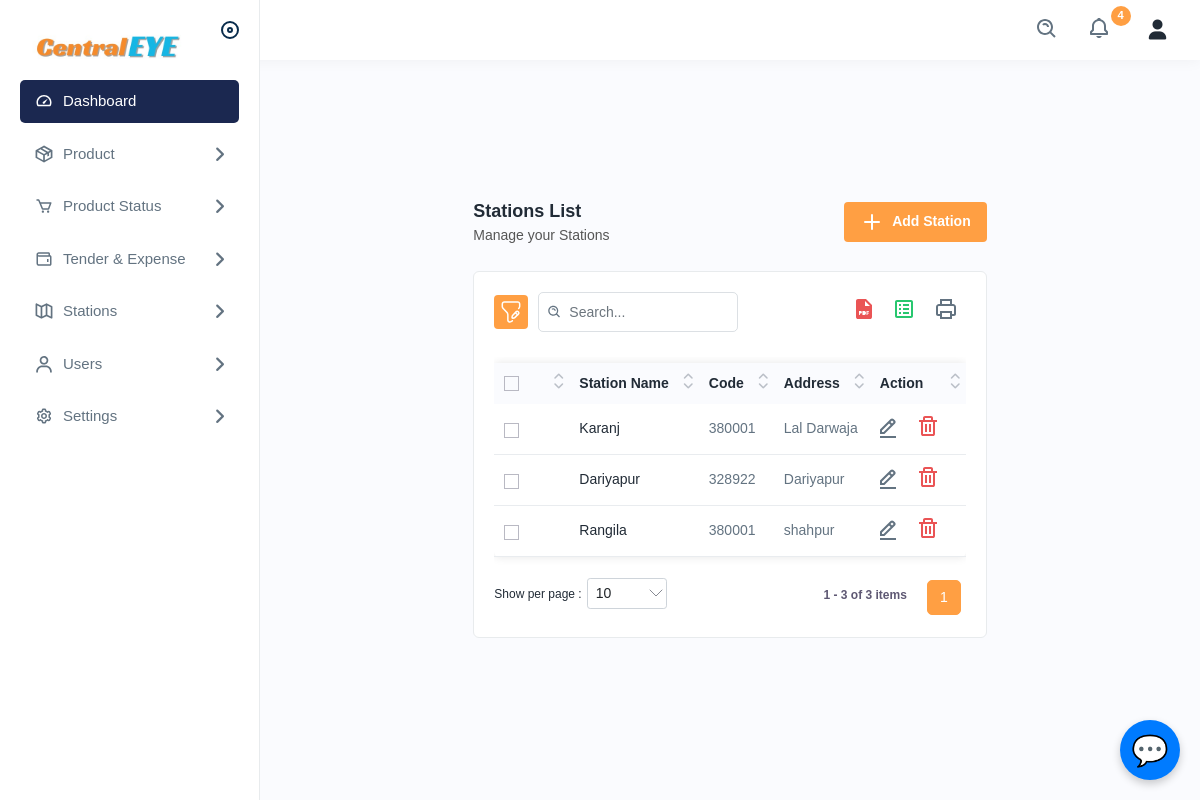
The page /stationlist on the database its author committed.
### app/models.py (models this page shows, shortened)
class stationDetails(models.Model):
    station_id = models.IntegerField(primary_key=True)
    station_name = models.CharField(max_length=255)
    station_code = models.CharField(max_length=255)
    station_address = models.CharField(max_length=255)

### app/views.py (the view)
# urls.py: path('stationlist', views.stationlist, name='stationlist'),
def stationlist(request):
    station_id = stationDetails.objects.all()
    con = {"station_id": station_id}
    return render(request, 'stationlist.html', con)

### templates/stationlist.html (shortened to what this page needs)
{% extends 'navbar.html' %}
{% load static %}
{% block body %}
<div class="main-wrapper">
    <div class="page-wrapper">
        <div class="content">
            <div class="page-header">
                <div class="page-title">
                    <h4>Stations List</h4>
                    <h6>Manage your Stations</h6>
                </div>
                <div class="page-btn">
                    <a href="{% url 'newstation' %}" class="btn btn-added">
                        <img src="{% static 'assets/img/icons/plus.svg' %}" alt="img" class="me-2">Add Station
                    </a>
                </div>
            </div>
            <div class="card">
                <div class="card-body">
                    <div class="table-top">
                        <div class="search-set">
                            <div class="search-path">
                                <a class="btn btn-filter" id="filter_search">
                                    <img src="{% static 'assets/img/icons/filter.svg' %}" alt="img">
                                </a>
                            </div>
                            <div class="search-input">
                                <a class="btn btn-searchset"><img src="{% static 'assets/img/icons/search-white.svg' %}"
                                        alt="img"></a>
                            </div>
                        </div>
                        <div class="wordset">
                            <ul>
                                <li>
                                    <a data-bs-toggle="tooltip" data-bs-placement="top" title="pdf"><img
                                            src="{% static 'assets/img/icons/pdf.svg' %}" alt="img"></a>
                                </li>
                                <li>
                                    <a data-bs-toggle="tooltip" data-bs-placement="top" title="excel"><img
                                            src="{% static 'assets/img/icons/excel.svg' %}" alt="img"></a>
                                </li>
                                <li>
                                    <a data-bs-toggle="tooltip" data-bs-placement="top" title="print"><img
                                            src="{% static 'assets/img/icons/printer.svg' %}" alt="img"></a>
                                </li>
                            </ul>
                        </div>
                    </div>
                    <div class="table-responsive">
                        <table class="table  datanew">
                            <thead>
                                <tr>
                                    <th>
                                        <label class="checkboxs">
                                            <span class="checkmarks"></span>
                                        </label>
                                    </th>
                                    <th>Station Name</th>
                                    <th>Code</th>
                                    <th>Address</th>
                                    <th>Action</th>
                                </tr>
                            </thead>
                            <tbody>
                                {% for i in station_id %}
                                <tr>
                                    <td>
                                        <label class="checkboxs">
                                            <span class="checkmarks"></span>
                                        </label>
                                    </td>
                                    <td><a href="{% url 'productlist' %}?filter={{i.station_name}}">{{i.station_name}}</a>
                                    </td>
                                    <td>{{i.station_code}} </td>
                                    <td>{{i.station_address}} </td>
                                    <td>
                                        <a class="me-3" href="{% url 'editstation' i.station_id %}">
                                            <img src="{% static 'assets/img/icons/edit.svg' %}" alt="img">
                                        </a>
                                        <a class="me-3" href="{% url 'deletestation' i.station_id %}">
                                            <img src="{% static 'assets/img/icons/delete.svg' %}" alt="img">
                                        </a>
                                    </td>
                                </tr>
                                {% endfor %}
                            </tbody>
                        </table>
                    </div>
                </div>
            </div>
        </div>
    </div>
</div>
{% endblock %}

### static/assets/css/chatbot.css (style rules this page uses)
body { font-family: Arial, sans-serif; background-color: #f4f4f4; margin: 0; padding: 0; display: flex; justify-content: center; align-items: center; height: 100vh; }
table { width: 100%; margin-bottom: 10px; border-collapse: collapse; background: white; border-radius: 5px; box-shadow: 0 0 10px rgba(0, 0, 0, 0.1); margin-top: 10px; }
th, td { padding: 10px; border: 1px solid #ddd; }
th { background-color: #007bff; color: white; }

### rows shown on the page
stationDetails: station_name "Karanj", station_code "380001", station_address "Lal Darwaja"
stationDetails: station_name "Dariyapur", station_code "328922", station_address "Dariyapur"
stationDetails: station_name "Rangila", station_code "380001", station_address "shahpur"
